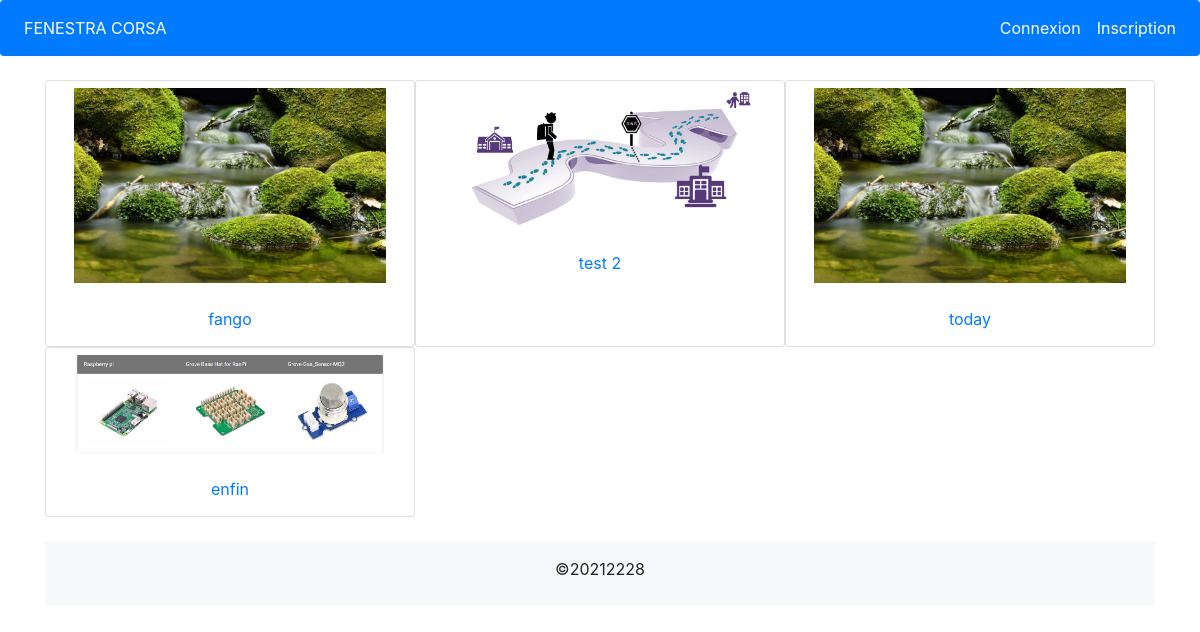
/falas_client/index.php, run on the app's committed database.
### tables this page shows
CREATE TABLE IF NOT EXISTS `foret` (
  `id_foret` int(11) NOT NULL AUTO_INCREMENT,
  `nom_foret` varchar(150) DEFAULT NULL,
  `description_foret` text,
  `delimitation_foret` varchar(150) DEFAULT NULL,
  `photo_foret` varchar(150) NOT NULL,
  `id_utilisateur` int(11) NOT NULL,
  PRIMARY KEY (`id_foret`),
  KEY `id_utilisateur` (`id_utilisateur`)
);

### falas_client/index.php (the view)
<?php require_once 'header.php'; ?>
  <br>
  <main class="flex-shrink-0">
  <div class="container homeContainer"  >
  <div class="container">
    <div class="row">
        <?php
        $requete=$bdd->query("SELECT * from foret");
        while($reponse = $requete->fetch()){
        ?>
          <div class="col-sm-12 card col-md-4 " >
            <a class="btn" href="foret.php?id_foret=<?php echo $reponse['id_foret']; ?>">
              <?php
              if ($reponse['photo_foret']==null){
                ?>
              <img src="images/1.jpg" class="foret_img">
              <?php
              }else{
              ?>
              <img src="images/<?php echo $reponse['photo_foret']; ?>" class="foret_img">
              <?php } ?>
              <br>
              <label ><?php echo $reponse['nom_foret']; ?></label>
            </a>
          </div>
        <?php } ?>
    </div>
  </div>
  <?php require_once 'footer.php'; ?>

### falas_client/header.php (shortened to what this page needs)
<!doctype html>
<html lang='en'>
<head>
  <link rel='stylesheet' href='bootstrap/css/bootstrap.min.css' >
  <link rel="stylesheet" href="bootstrap/css/style.css">
  <link rel="stylesheet" href="https://cdn.jsdelivr.net/bxslider/4.2.12/jquery.bxslider.css">
</head>
<body class='d-flex flex-column h-100' onload="show_modal()" <?php if(isset($_GET['id_sentier'])){ echo 'onload="show_modal()"'; } ?> >
  <nav class="navbar navbar-expand-lg navbar-dark bg-primary rounded">
  <ul class="navbar-nav mr-auto">
  <li class="nav-item active">
      <a href="index.php" class="nav-link">FENESTRA CORSA</a>
    </li>
  </ul>
  <ul class="navbar-nav ml-auto">
    <?php if (empty($_SESSION['id_utilisateur'])){ ?>
    <li class="nav-item active">
      <a href="connexion.php" class="nav-link">Connexion</a>
    </li>
    <li class="nav-item active">
      <a href="inscription.php" class="nav-link">Inscription</a>
    </li>
    <?php }else{ ?>
    <li class="nav-item active">
      <a href="logout.php" class="nav-link">Deconnexion</a>
    </li>
    <?php } ?>
  </ul>
</nav>

### falas_client/footer.php (shortened to what this page needs)
<br>
<footer class='footer mt-auto py-3 bg-light'>
  <center><label >&copy;20212228</label></center>
</footer>
</body>
</html>

### data on the page
foret: photo_foret (picture), nom_foret "fango"
foret: photo_foret (picture), nom_foret "test 2"
foret: photo_foret (picture), nom_foret "today"
foret: photo_foret (picture), nom_foret "enfin"
